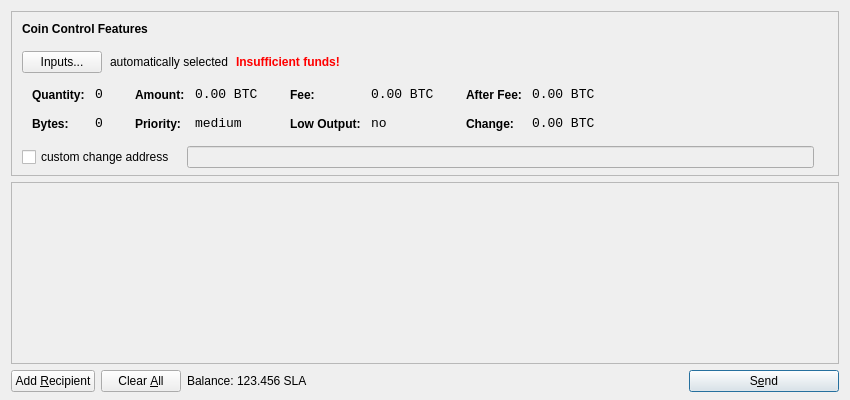
<?xml version="1.0" encoding="UTF-8"?>
<ui version="4.0">
 <class>SendCoinsDialog</class>
 <widget class="QDialog" name="SendCoinsDialog">
  <property name="geometry">
   <rect>
    <x>0</x>
    <y>0</y>
    <width>850</width>
    <height>400</height>
   </rect>
  </property>
  <property name="windowTitle">
   <string>Send Coins</string>
  </property>
  <layout class="QVBoxLayout" name="verticalLayout" stretch="0,1,0">
   <property name="bottomMargin">
    <number>8</number>
   </property>
   <item>
    <widget class="QFrame" name="frameCoinControl">
     <property name="sizePolicy">
      <sizepolicy hsizetype="Expanding" vsizetype="Expanding">
       <horstretch>0</horstretch>
       <verstretch>0</verstretch>
      </sizepolicy>
     </property>
     <property name="maximumSize">
      <size>
       <width>16777215</width>
       <height>16777215</height>
      </size>
     </property>
     <property name="frameShape">
      <enum>QFrame::StyledPanel</enum>
     </property>
     <property name="frameShadow">
      <enum>QFrame::Sunken</enum>
     </property>
     <layout class="QVBoxLayout" name="verticalLayoutCoinControl2">
      <property name="spacing">
       <number>-1</number>
      </property>
      <property name="leftMargin">
       <number>0</number>
      </property>
      <property name="topMargin">
       <number>0</number>
      </property>
      <property name="rightMargin">
       <number>0</number>
      </property>
      <property name="bottomMargin">
       <number>6</number>
      </property>
      <item>
       <layout class="QVBoxLayout" name="verticalLayoutCoinControl" stretch="0,0,0,0,1">
        <property name="spacing">
         <number>0</number>
        </property>
        <property name="leftMargin">
         <number>10</number>
        </property>
        <property name="topMargin">
         <number>10</number>
        </property>
        <item>
         <layout class="QHBoxLayout" name="horizontalLayoutCoinControl1">
          <property name="bottomMargin">
           <number>15</number>
          </property>
          <item>
           <widget class="QLabel" name="labelCoinControlFeatures">
            <property name="sizePolicy">
             <sizepolicy hsizetype="Preferred" vsizetype="Maximum">
              <horstretch>0</horstretch>
              <verstretch>0</verstretch>
             </sizepolicy>
            </property>
            <property name="font">
             <font>
              <weight>75</weight>
              <bold>true</bold>
             </font>
            </property>
            <property name="styleSheet">
             <string notr="true">font-weight:bold;</string>
            </property>
            <property name="text">
             <string>Coin Control Features</string>
            </property>
           </widget>
          </item>
         </layout>
        </item>
        <item>
         <layout class="QHBoxLayout" name="horizontalLayoutCoinControl2" stretch="0,0,0,0">
          <property name="spacing">
           <number>8</number>
          </property>
          <property name="bottomMargin">
           <number>10</number>
          </property>
          <item>
           <widget class="QPushButton" name="pushButtonCoinControl">
            <property name="styleSheet">
             <string notr="true"/>
            </property>
            <property name="text">
             <string>Inputs...</string>
            </property>
           </widget>
          </item>
          <item>
           <widget class="QLabel" name="labelCoinControlAutomaticallySelected">
            <property name="text">
             <string>automatically selected</string>
            </property>
            <property name="margin">
             <number>5</number>
            </property>
           </widget>
          </item>
          <item>
           <widget class="QLabel" name="labelCoinControlInsuffFunds">
            <property name="font">
             <font>
              <weight>75</weight>
              <bold>true</bold>
             </font>
            </property>
            <property name="styleSheet">
             <string notr="true">color:red;font-weight:bold;</string>
            </property>
            <property name="text">
             <string>Insufficient funds!</string>
            </property>
            <property name="margin">
             <number>5</number>
            </property>
           </widget>
          </item>
          <item>
           <spacer name="horizontalSpacerCoinControl">
            <property name="orientation">
             <enum>Qt::Horizontal</enum>
            </property>
            <property name="sizeHint" stdset="0">
             <size>
              <width>40</width>
              <height>1</height>
             </size>
            </property>
           </spacer>
          </item>
         </layout>
        </item>
        <item>
         <widget class="QWidget" name="widgetCoinControl" native="true">
          <property name="sizePolicy">
           <sizepolicy hsizetype="Preferred" vsizetype="Preferred">
            <horstretch>0</horstretch>
            <verstretch>0</verstretch>
           </sizepolicy>
          </property>
          <property name="minimumSize">
           <size>
            <width>0</width>
            <height>0</height>
           </size>
          </property>
          <property name="styleSheet">
           <string notr="true"/>
          </property>
          <layout class="QHBoxLayout" name="horizontalLayoutCoinControl5">
           <property name="margin">
            <number>0</number>
           </property>
           <item>
            <layout class="QHBoxLayout" name="horizontalLayoutCoinControl3" stretch="0,0,0,1">
             <property name="spacing">
              <number>20</number>
             </property>
             <property name="topMargin">
              <number>0</number>
             </property>
             <property name="bottomMargin">
              <number>10</number>
             </property>
             <item>
              <layout class="QFormLayout" name="formLayoutCoinControl1">
               <property name="horizontalSpacing">
                <number>10</number>
               </property>
               <property name="verticalSpacing">
                <number>14</number>
               </property>
               <property name="leftMargin">
                <number>10</number>
               </property>
               <property name="topMargin">
                <number>4</number>
               </property>
               <property name="rightMargin">
                <number>6</number>
               </property>
               <item row="0" column="0">
                <widget class="QLabel" name="labelCoinControlQuantityText">
                 <property name="styleSheet">
                  <string notr="true">font-weight:bold;</string>
                 </property>
                 <property name="text">
                  <string>Quantity:</string>
                 </property>
                 <property name="margin">
                  <number>0</number>
                 </property>
                </widget>
               </item>
               <item row="0" column="1">
                <widget class="QLabel" name="labelCoinControlQuantity">
                 <property name="font">
                  <font>
                   <family>Monospace</family>
                   <pointsize>10</pointsize>
                  </font>
                 </property>
                 <property name="cursor">
                  <cursorShape>IBeamCursor</cursorShape>
                 </property>
                 <property name="contextMenuPolicy">
                  <enum>Qt::ActionsContextMenu</enum>
                 </property>
                 <property name="text">
                  <string notr="true">0</string>
                 </property>
                 <property name="margin">
                  <number>0</number>
                 </property>
                 <property name="textInteractionFlags">
                  <set>Qt::LinksAccessibleByMouse|Qt::TextSelectableByKeyboard|Qt::TextSelectableByMouse</set>
                 </property>
                </widget>
               </item>
               <item row="1" column="0">
                <widget class="QLabel" name="labelCoinControlBytesText">
                 <property name="styleSheet">
                  <string notr="true">font-weight:bold;</string>
                 </property>
                 <property name="text">
                  <string>Bytes:</string>
                 </property>
                </widget>
               </item>
               <item row="1" column="1">
                <widget class="QLabel" name="labelCoinControlBytes">
                 <property name="font">
                  <font>
                   <family>Monospace</family>
                   <pointsize>10</pointsize>
                  </font>
                 </property>
                 <property name="cursor">
                  <cursorShape>IBeamCursor</cursorShape>
                 </property>
                 <property name="contextMenuPolicy">
                  <enum>Qt::ActionsContextMenu</enum>
                 </property>
                 <property name="text">
                  <string notr="true">0</string>
                 </property>
                 <property name="textInteractionFlags">
                  <set>Qt::LinksAccessibleByMouse|Qt::TextSelectableByKeyboard|Qt::TextSelectableByMouse</set>
                 </property>
                </widget>
               </item>
              </layout>
             </item>
             <item>
              <layout class="QFormLayout" name="formLayoutCoinControl2">
               <property name="horizontalSpacing">
                <number>10</number>
               </property>
               <property name="verticalSpacing">
                <number>14</number>
               </property>
               <property name="leftMargin">
                <number>6</number>
               </property>
               <property name="topMargin">
                <number>4</number>
               </property>
               <property name="rightMargin">
                <number>6</number>
               </property>
               <item row="0" column="0">
                <widget class="QLabel" name="labelCoinControlAmountText">
                 <property name="styleSheet">
                  <string notr="true">font-weight:bold;</string>
                 </property>
                 <property name="text">
                  <string>Amount:</string>
                 </property>
                 <property name="margin">
                  <number>0</number>
                 </property>
                </widget>
               </item>
               <item row="0" column="1">
                <widget class="QLabel" name="labelCoinControlAmount">
                 <property name="font">
                  <font>
                   <family>Monospace</family>
                   <pointsize>10</pointsize>
                  </font>
                 </property>
                 <property name="cursor">
                  <cursorShape>IBeamCursor</cursorShape>
                 </property>
                 <property name="contextMenuPolicy">
                  <enum>Qt::ActionsContextMenu</enum>
                 </property>
                 <property name="text">
                  <string notr="true">0.00 BTC</string>
                 </property>
                 <property name="textInteractionFlags">
                  <set>Qt::LinksAccessibleByMouse|Qt::TextSelectableByKeyboard|Qt::TextSelectableByMouse</set>
                 </property>
                </widget>
               </item>
               <item row="1" column="0">
                <widget class="QLabel" name="labelCoinControlPriorityText">
                 <property name="styleSheet">
                  <string notr="true">font-weight:bold;</string>
                 </property>
                 <property name="text">
                  <string>Priority:</string>
                 </property>
                </widget>
               </item>
               <item row="1" column="1">
                <widget class="QLabel" name="labelCoinControlPriority">
                 <property name="font">
                  <font>
                   <family>Monospace</family>
                   <pointsize>10</pointsize>
                  </font>
                 </property>
                 <property name="cursor">
                  <cursorShape>IBeamCursor</cursorShape>
                 </property>
                 <property name="contextMenuPolicy">
                  <enum>Qt::ActionsContextMenu</enum>
                 </property>
                 <property name="text">
                  <string>medium</string>
                 </property>
                 <property name="textInteractionFlags">
                  <set>Qt::LinksAccessibleByMouse|Qt::TextSelectableByKeyboard|Qt::TextSelectableByMouse</set>
                 </property>
                </widget>
               </item>
              </layout>
             </item>
             <item>
              <layout class="QFormLayout" name="formLayoutCoinControl3">
               <property name="horizontalSpacing">
                <number>10</number>
               </property>
               <property name="verticalSpacing">
                <number>14</number>
               </property>
               <property name="leftMargin">
                <number>6</number>
               </property>
               <property name="topMargin">
                <number>4</number>
               </property>
               <property name="rightMargin">
                <number>6</number>
               </property>
               <item row="0" column="0">
                <widget class="QLabel" name="labelCoinControlFeeText">
                 <property name="styleSheet">
                  <string notr="true">font-weight:bold;</string>
                 </property>
                 <property name="text">
                  <string>Fee:</string>
                 </property>
                 <property name="margin">
                  <number>0</number>
                 </property>
                </widget>
               </item>
               <item row="0" column="1">
                <widget class="QLabel" name="labelCoinControlFee">
                 <property name="font">
                  <font>
                   <family>Monospace</family>
                   <pointsize>10</pointsize>
                  </font>
                 </property>
                 <property name="cursor">
                  <cursorShape>IBeamCursor</cursorShape>
                 </property>
                 <property name="contextMenuPolicy">
                  <enum>Qt::ActionsContextMenu</enum>
                 </property>
                 <property name="text">
                  <string notr="true">0.00 BTC</string>
                 </property>
                 <property name="textInteractionFlags">
                  <set>Qt::LinksAccessibleByMouse|Qt::TextSelectableByKeyboard|Qt::TextSelectableByMouse</set>
                 </property>
                </widget>
               </item>
               <item row="1" column="0">
                <widget class="QLabel" name="labelCoinControlLowOutputText">
                 <property name="styleSheet">
                  <string notr="true">font-weight:bold;</string>
                 </property>
                 <property name="text">
                  <string>Low Output:</string>
                 </property>
                </widget>
               </item>
               <item row="1" column="1">
                <widget class="QLabel" name="labelCoinControlLowOutput">
                 <property name="font">
                  <font>
                   <family>Monospace</family>
                   <pointsize>10</pointsize>
                  </font>
                 </property>
                 <property name="cursor">
                  <cursorShape>IBeamCursor</cursorShape>
                 </property>
                 <property name="contextMenuPolicy">
                  <enum>Qt::ActionsContextMenu</enum>
                 </property>
                 <property name="text">
                  <string>no</string>
                 </property>
                 <property name="textInteractionFlags">
                  <set>Qt::LinksAccessibleByMouse|Qt::TextSelectableByKeyboard|Qt::TextSelectableByMouse</set>
                 </property>
                </widget>
               </item>
              </layout>
             </item>
             <item>
              <layout class="QFormLayout" name="formLayoutCoinControl4">
               <property name="horizontalSpacing">
                <number>10</number>
               </property>
               <property name="verticalSpacing">
                <number>14</number>
               </property>
               <property name="leftMargin">
                <number>6</number>
               </property>
               <property name="topMargin">
                <number>4</number>
               </property>
               <property name="rightMargin">
                <number>6</number>
               </property>
               <item row="0" column="0">
                <widget class="QLabel" name="labelCoinControlAfterFeeText">
                 <property name="styleSheet">
                  <string notr="true">font-weight:bold;</string>
                 </property>
                 <property name="text">
                  <string>After Fee:</string>
                 </property>
                 <property name="margin">
                  <number>0</number>
                 </property>
                </widget>
               </item>
               <item row="0" column="1">
                <widget class="QLabel" name="labelCoinControlAfterFee">
                 <property name="font">
                  <font>
                   <family>Monospace</family>
                   <pointsize>10</pointsize>
                  </font>
                 </property>
                 <property name="cursor">
                  <cursorShape>IBeamCursor</cursorShape>
                 </property>
                 <property name="contextMenuPolicy">
                  <enum>Qt::ActionsContextMenu</enum>
                 </property>
                 <property name="text">
                  <string notr="true">0.00 BTC</string>
                 </property>
                 <property name="textInteractionFlags">
                  <set>Qt::LinksAccessibleByMouse|Qt::TextSelectableByKeyboard|Qt::TextSelectableByMouse</set>
                 </property>
                </widget>
               </item>
               <item row="1" column="0">
                <widget class="QLabel" name="labelCoinControlChangeText">
                 <property name="styleSheet">
                  <string notr="true">font-weight:bold;</string>
                 </property>
                 <property name="text">
                  <string>Change:</string>
                 </property>
                </widget>
               </item>
               <item row="1" column="1">
                <widget class="QLabel" name="labelCoinControlChange">
                 <property name="font">
                  <font>
                   <family>Monospace</family>
                   <pointsize>10</pointsize>
                  </font>
                 </property>
                 <property name="cursor">
                  <cursorShape>IBeamCursor</cursorShape>
                 </property>
                 <property name="contextMenuPolicy">
                  <enum>Qt::ActionsContextMenu</enum>
                 </property>
                 <property name="text">
                  <string notr="true">0.00 BTC</string>
                 </property>
                 <property name="textInteractionFlags">
                  <set>Qt::LinksAccessibleByMouse|Qt::TextSelectableByKeyboard|Qt::TextSelectableByMouse</set>
                 </property>
                </widget>
               </item>
              </layout>
             </item>
            </layout>
           </item>
          </layout>
         </widget>
        </item>
        <item>
         <layout class="QHBoxLayout" name="horizontalLayoutCoinControl4" stretch="0,0,0">
          <property name="spacing">
           <number>12</number>
          </property>
          <property name="sizeConstraint">
           <enum>QLayout::SetDefaultConstraint</enum>
          </property>
          <property name="topMargin">
           <number>5</number>
          </property>
          <property name="rightMargin">
           <number>5</number>
          </property>
          <item>
           <widget class="QCheckBox" name="checkBoxCoinControlChange">
            <property name="text">
             <string>custom change address</string>
            </property>
           </widget>
          </item>
          <item>
           <widget class="QLineEdit" name="lineEditCoinControlChange">
            <property name="enabled">
             <bool>false</bool>
            </property>
            <property name="sizePolicy">
             <sizepolicy hsizetype="Expanding" vsizetype="Fixed">
              <horstretch>0</horstretch>
              <verstretch>0</verstretch>
             </sizepolicy>
            </property>
           </widget>
          </item>
          <item>
           <widget class="QLabel" name="labelCoinControlChangeLabel">
            <property name="sizePolicy">
             <sizepolicy hsizetype="Preferred" vsizetype="Expanding">
              <horstretch>0</horstretch>
              <verstretch>0</verstretch>
             </sizepolicy>
            </property>
            <property name="minimumSize">
             <size>
              <width>0</width>
              <height>0</height>
             </size>
            </property>
            <property name="text">
             <string/>
            </property>
            <property name="margin">
             <number>3</number>
            </property>
           </widget>
          </item>
         </layout>
        </item>
        <item>
         <spacer name="verticalSpacerCoinControl">
          <property name="orientation">
           <enum>Qt::Vertical</enum>
          </property>
          <property name="sizeHint" stdset="0">
           <size>
            <width>800</width>
            <height>1</height>
           </size>
          </property>
         </spacer>
        </item>
       </layout>
      </item>
     </layout>
    </widget>
   </item>
   <item>
    <widget class="QScrollArea" name="scrollArea">
     <property name="widgetResizable">
      <bool>true</bool>
     </property>
     <widget class="QWidget" name="scrollAreaWidgetContents">
      <property name="geometry">
       <rect>
        <x>0</x>
        <y>0</y>
        <width>830</width>
        <height>165</height>
       </rect>
      </property>
      <layout class="QVBoxLayout" name="verticalLayout_2">
       <property name="margin">
        <number>0</number>
       </property>
       <item>
        <layout class="QVBoxLayout" name="entries">
         <property name="spacing">
          <number>6</number>
         </property>
        </layout>
       </item>
       <item>
        <spacer name="verticalSpacer">
         <property name="orientation">
          <enum>Qt::Vertical</enum>
         </property>
         <property name="sizeHint" stdset="0">
          <size>
           <width>20</width>
           <height>40</height>
          </size>
         </property>
        </spacer>
       </item>
      </layout>
     </widget>
    </widget>
   </item>
   <item>
    <layout class="QHBoxLayout" name="horizontalLayout">
     <item>
      <widget class="QPushButton" name="addButton">
       <property name="toolTip">
        <string>Send to multiple recipients at once</string>
       </property>
       <property name="text">
        <string>Add &amp;Recipient</string>
       </property>
       <property name="icon">
        <iconset resource="../bitcoin.qrc">
         <normaloff>:/icons/add</normaloff>:/icons/add</iconset>
       </property>
       <property name="autoDefault">
        <bool>false</bool>
       </property>
      </widget>
     </item>
     <item>
      <widget class="QPushButton" name="clearButton">
       <property name="sizePolicy">
        <sizepolicy hsizetype="Minimum" vsizetype="Fixed">
         <horstretch>0</horstretch>
         <verstretch>0</verstretch>
        </sizepolicy>
       </property>
       <property name="toolTip">
        <string>Remove all transaction fields</string>
       </property>
       <property name="text">
        <string>Clear &amp;All</string>
       </property>
       <property name="icon">
        <iconset resource="../bitcoin.qrc">
         <normaloff>:/icons/remove</normaloff>:/icons/remove</iconset>
       </property>
       <property name="autoRepeatDelay">
        <number>300</number>
       </property>
       <property name="autoDefault">
        <bool>false</bool>
       </property>
      </widget>
     </item>
     <item>
      <layout class="QHBoxLayout" name="horizontalLayout_2">
       <property name="spacing">
        <number>3</number>
       </property>
       <item>
        <widget class="QLabel" name="label">
         <property name="text">
          <string>Balance:</string>
         </property>
        </widget>
       </item>
       <item>
        <widget class="QLabel" name="labelBalance">
         <property name="cursor">
          <cursorShape>IBeamCursor</cursorShape>
         </property>
         <property name="text">
          <string>123.456 SLA</string>
         </property>
         <property name="textInteractionFlags">
          <set>Qt::LinksAccessibleByMouse|Qt::TextSelectableByKeyboard|Qt::TextSelectableByMouse</set>
         </property>
        </widget>
       </item>
      </layout>
     </item>
     <item>
      <spacer name="horizontalSpacer">
       <property name="orientation">
        <enum>Qt::Horizontal</enum>
       </property>
       <property name="sizeHint" stdset="0">
        <size>
         <width>40</width>
         <height>20</height>
        </size>
       </property>
      </spacer>
     </item>
     <item>
      <widget class="QPushButton" name="sendButton">
       <property name="minimumSize">
        <size>
         <width>150</width>
         <height>0</height>
        </size>
       </property>
       <property name="toolTip">
        <string>Confirm the send action</string>
       </property>
       <property name="text">
        <string>S&amp;end</string>
       </property>
       <property name="icon">
        <iconset resource="../bitcoin.qrc">
         <normaloff>:/icons/send</normaloff>:/icons/send</iconset>
       </property>
       <property name="default">
        <bool>true</bool>
       </property>
      </widget>
     </item>
    </layout>
   </item>
  </layout>
 </widget>
 <resources>
  <include location="../bitcoin.qrc"/>
 </resources>
 <connections/>
</ui>
